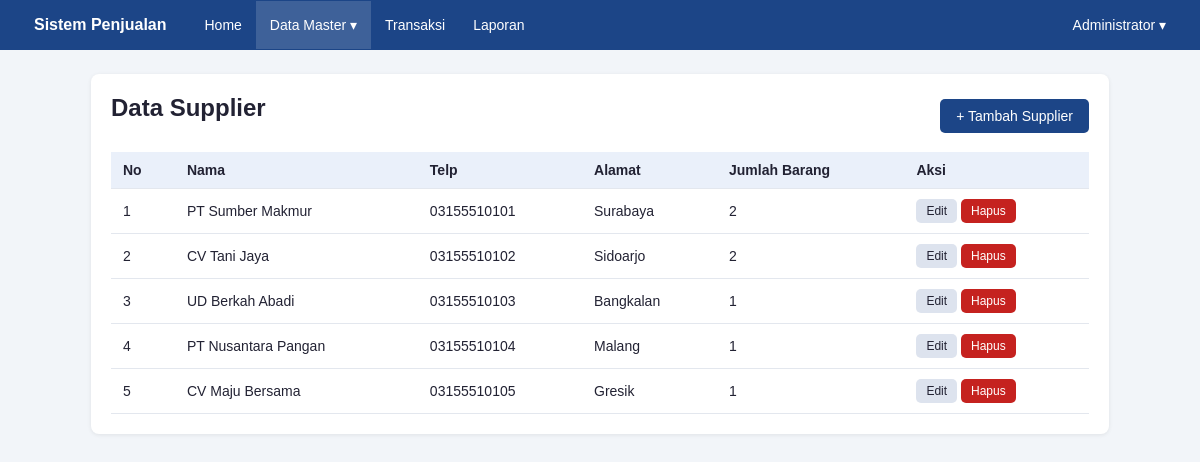
The page /supplier.php (signed in) on the database its author committed.
### tables this page shows
CREATE TABLE supplier (
  id INT AUTO_INCREMENT PRIMARY KEY,
  nama VARCHAR(100) NOT NULL,
  telp VARCHAR(15),
  alamat TEXT
);

### fungsi.php (called while the page is built, shortened)
<?php
function e($teks)
{
    return htmlspecialchars((string)$teks, ENT_QUOTES, 'UTF-8');
}

### supplier.php (the view, shortened to what this page needs)
<?php
require_once __DIR__ . '/midlewire.php';
$aksi      = $_GET['aksi'] ?? '';
$mode_form = in_array($aksi, ['tambah', 'edit'], true);
if ($mode_form) {
    $error     = [];
    $id_edit   = (int)($_GET['id'] ?? ($_POST['id_asli'] ?? 0));
    $mode_edit = $id_edit > 0;
    if ($_SERVER['REQUEST_METHOD'] === 'POST') {
        cek_csrf();
        $nama   = trim($_POST['nama'] ?? '');
        $telp   = trim($_POST['telp'] ?? '');
        $alamat = trim($_POST['alamat'] ?? '');
        if ($nama === '') {
            $error['nama'] = 'Nama supplier wajib diisi.';
        } elseif (panjang_teks($nama) > 100) {
            $error['nama'] = 'Nama supplier maksimal 100 karakter.';
        }
        if ($telp !== '' && !preg_match('/^[0-9]{6,15}$/', $telp)) {
            $error['telp'] = 'Telp hanya angka, 6-15 digit.';
        }
        if (panjang_teks($alamat) > 500) {
            $error['alamat'] = 'Alamat maksimal 500 karakter.';
        }
        if (!$error) {
            if ($mode_edit) {
                $st = $koneksi->prepare('UPDATE supplier SET nama = ?, telp = ?, alamat = ? WHERE id = ?');
                $st->bind_param('sssi', $nama, $telp, $alamat, $id_edit);
                $pesan = 'Supplier berhasil diperbarui.';
            } else {
                $st = $koneksi->prepare('INSERT INTO supplier (nama, telp, alamat) VALUES (?, ?, ?)');
                $st->bind_param('sss', $nama, $telp, $alamat);
                $pesan = 'Supplier berhasil ditambahkan.';
            }
            $st->execute();
            set_flash('sukses', $pesan);
            redirect('supplier.php');
        }
        $data = ['nama' => $nama, 'telp' => $telp, 'alamat' => $alamat];
    } elseif ($mode_edit) {
        $st = $koneksi->prepare('SELECT nama, telp, alamat FROM supplier WHERE id = ?');
        $st->bind_param('i', $id_edit);
        $st->execute();
        $data = $st->get_result()->fetch_assoc();
        if (!$data) {
            set_flash('error', 'Data supplier tidak ditemukan.');
            redirect('supplier.php');
        }
    } else {
        $data = ['nama' => '', 'telp' => '', 'alamat' => ''];
    }
    $judul = $mode_edit ? 'Edit Supplier' : 'Tambah Supplier';
} else {
    $judul = 'Data Supplier';
    $data = $koneksi->query(
        'SELECT s.*, COUNT(b.id) AS jml_barang
         FROM supplier s
         LEFT JOIN barang b ON b.supplier_id = s.id
         GROUP BY s.id, s.nama, s.telp, s.alamat
         ORDER BY s.id ASC'
    )->fetch_all(MYSQLI_ASSOC);
}
require 'header.php';
if ($mode_form):
?>
<div class="kartu" style="max-width:560px">
    <h1><?= e($judul) ?></h1>
    <form action="" method="post">
        <?= csrf_input() ?>
        <input type="hidden" name="id_asli" value="<?= $mode_edit ? $id_edit : 0 ?>">
        <label for="nama">Nama Supplier</label>
        <input type="text" id="nama" name="nama" maxlength="100" value="<?= e($data['nama']) ?>">
        <span class="error-field"><?= e($error['nama'] ?? '') ?></span>
        <label for="telp">Telp</label>
        <input type="text" id="telp" name="telp" maxlength="15" value="<?= e($data['telp']) ?>">
        <span class="error-field"><?= e($error['telp'] ?? '') ?></span>
        <label for="alamat">Alamat</label>
        <textarea id="alamat" name="alamat" rows="3" maxlength="500"><?= e($data['alamat']) ?></textarea>
        <span class="error-field"><?= e($error['alamat'] ?? '') ?></span>
        <p>
            <button type="submit" class="btn btn-utama">Simpan</button>
            <a href="supplier.php" class="btn">Batal</a>
        </p>
    </form>
</div>
<?php else: ?>
<div class="kartu">
    <div class="atas-tabel">
        <h1>Data Supplier</h1>
        <a href="supplier.php?aksi=tambah" class="btn btn-utama">+ Tambah Supplier</a>
    </div>
    <div class="bungkus-tabel">
    <table>
        <tr><th>No</th><th>Nama</th><th>Telp</th><th>Alamat</th><th>Jumlah Barang</th><th>Aksi</th></tr>
        <?php $no = 1; foreach ($data as $r): ?>
        <tr>
            <td><?= $no++ ?></td>
            <td><?= e($r['nama']) ?></td>
            <td><?= e($r['telp']) ?></td>
            <td><?= e($r['alamat']) ?></td>
            <td><?= (int)$r['jml_barang'] ?></td>
            <td class="aksi">
                <a href="supplier.php?aksi=edit&amp;id=<?= (int)$r['id'] ?>" class="btn btn-kecil">Edit</a>
                <form action="" method="post" class="inline"
                      onsubmit="return confirm('Hapus supplier ini?')">
                    <button type="submit" class="btn btn-kecil btn-merah">Hapus</button>
                </form>
            </td>
        </tr>
        <?php endforeach; ?>
    </table>
    </div>
</div>
<?php endif; ?>
<?php require 'footer.php'; ?>

### style.css (style rules this page uses)
* { box-sizing: border-box; }
body { margin: 0; font-family: Arial, Helvetica, sans-serif; background: #f2f5f9; color: #223; }
a { color: #1a5fb4; }
.kartu { background: #fff; border-radius: 8px; padding: 20px; box-shadow: 0 1px 4px rgba(0,0,0,.08); margin-bottom: 20px; }
h1 { margin-top: 0; font-size: 24px; }
.bungkus-tabel { overflow-x: auto; }
table { width: 100%; border-collapse: collapse; background: #fff; }
th, td { padding: 10px 12px; border-bottom: 1px solid #e3e7ee; text-align: left; font-size: 14px; }
th { background: #eaf0fa; }
form.inline { display: inline; }
.btn { display: inline-block; padding: 9px 16px; border: 0; border-radius: 5px; cursor: pointer; font-size: 14px; text-decoration: none; background: #dde3ee; color: #223; }
.btn-utama { background: #1c4587; color: #fff; }
.btn-merah { background: #c5221f; color: #fff; }
.btn-kecil { padding: 5px 10px; font-size: 12px; }
.aksi { white-space: nowrap; }
.atas-tabel { display: flex; justify-content: space-between; align-items: center; margin-bottom: 14px; }

### rows shown on the page
supplier: nama "PT Sumber Makmur", telp "03155510101", alamat "Surabaya", jml_barang "2"
supplier: nama "CV Tani Jaya", telp "03155510102", alamat "Sidoarjo", jml_barang "2"
supplier: nama "UD Berkah Abadi", telp "03155510103", alamat "Bangkalan", jml_barang "1"
supplier: nama "PT Nusantara Pangan", telp "03155510104", alamat "Malang", jml_barang "1"
supplier: nama "CV Maju Bersama", telp "03155510105", alamat "Gresik", jml_barang "1"

### other values the page prints
$_SESSION['nama'] "Administrator"
